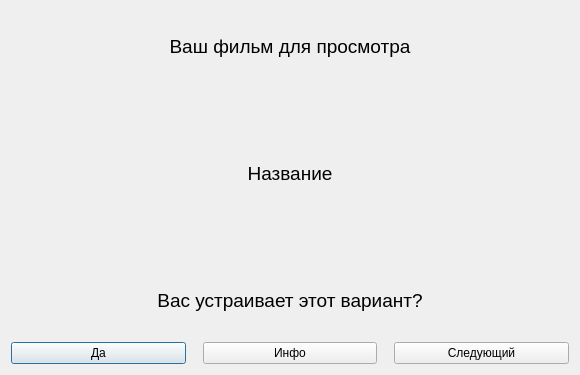
<?xml version="1.0" encoding="UTF-8"?>
<ui version="4.0">
 <class>Dialog</class>
 <widget class="QDialog" name="Dialog">
  <property name="geometry">
   <rect>
    <x>0</x>
    <y>0</y>
    <width>580</width>
    <height>375</height>
   </rect>
  </property>
  <property name="palette">
   <palette>
    <active>
     <colorrole role="PlaceholderText">
      <brush brushstyle="SolidPattern">
       <color alpha="255">
        <red>61</red>
        <green>56</green>
        <blue>70</blue>
       </color>
      </brush>
     </colorrole>
    </active>
    <inactive>
     <colorrole role="PlaceholderText">
      <brush brushstyle="SolidPattern">
       <color alpha="128">
        <red>0</red>
        <green>0</green>
        <blue>0</blue>
       </color>
      </brush>
     </colorrole>
    </inactive>
    <disabled>
     <colorrole role="PlaceholderText">
      <brush brushstyle="SolidPattern">
       <color alpha="128">
        <red>0</red>
        <green>0</green>
        <blue>0</blue>
       </color>
      </brush>
     </colorrole>
    </disabled>
   </palette>
  </property>
  <property name="windowTitle">
   <string>Dialog</string>
  </property>
  <layout class="QVBoxLayout" name="verticalLayout">
   <item>
    <widget class="QLabel" name="label">
     <property name="font">
      <font>
       <pointsize>14</pointsize>
      </font>
     </property>
     <property name="layoutDirection">
      <enum>Qt::LeftToRight</enum>
     </property>
     <property name="text">
      <string>Ваш фильм для просмотра</string>
     </property>
     <property name="alignment">
      <set>Qt::AlignCenter</set>
     </property>
    </widget>
   </item>
   <item>
    <spacer name="verticalSpacer_2">
     <property name="orientation">
      <enum>Qt::Vertical</enum>
     </property>
     <property name="sizeType">
      <enum>QSizePolicy::Fixed</enum>
     </property>
     <property name="sizeHint" stdset="0">
      <size>
       <width>20</width>
       <height>50</height>
      </size>
     </property>
    </spacer>
   </item>
   <item>
    <widget class="QLabel" name="label_name">
     <property name="font">
      <font>
       <pointsize>14</pointsize>
      </font>
     </property>
     <property name="text">
      <string>Название</string>
     </property>
     <property name="alignment">
      <set>Qt::AlignCenter</set>
     </property>
    </widget>
   </item>
   <item>
    <spacer name="verticalSpacer">
     <property name="orientation">
      <enum>Qt::Vertical</enum>
     </property>
     <property name="sizeType">
      <enum>QSizePolicy::Fixed</enum>
     </property>
     <property name="sizeHint" stdset="0">
      <size>
       <width>20</width>
       <height>50</height>
      </size>
     </property>
    </spacer>
   </item>
   <item>
    <widget class="QLabel" name="label_3">
     <property name="font">
      <font>
       <pointsize>14</pointsize>
      </font>
     </property>
     <property name="text">
      <string>Вас устраивает этот вариант?</string>
     </property>
     <property name="alignment">
      <set>Qt::AlignCenter</set>
     </property>
    </widget>
   </item>
   <item>
    <layout class="QGridLayout" name="gridLayout">
     <property name="sizeConstraint">
      <enum>QLayout::SetMinimumSize</enum>
     </property>
     <property name="horizontalSpacing">
      <number>17</number>
     </property>
     <item row="0" column="0">
      <widget class="QPushButton" name="pushButton_yes">
       <property name="text">
        <string>Да</string>
       </property>
      </widget>
     </item>
     <item row="0" column="1">
      <widget class="QPushButton" name="pushButton_info">
       <property name="text">
        <string>Инфо</string>
       </property>
      </widget>
     </item>
     <item row="0" column="2">
      <widget class="QPushButton" name="pushButton_next">
       <property name="text">
        <string>Следующий</string>
       </property>
      </widget>
     </item>
    </layout>
   </item>
  </layout>
 </widget>
 <resources/>
 <connections/>
</ui>
